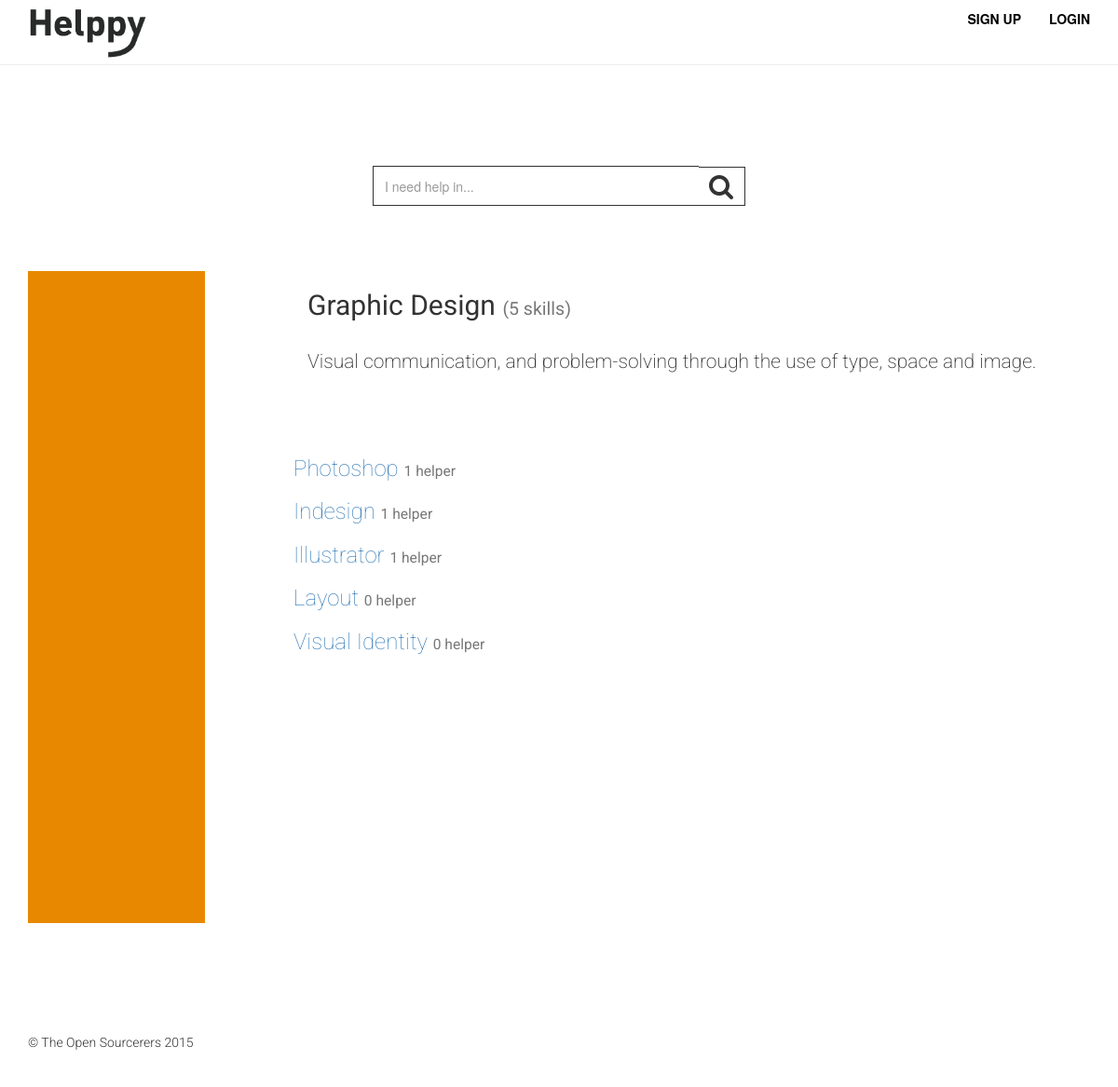
The page /category.php?categoryID=3 on the database as committed earlier.
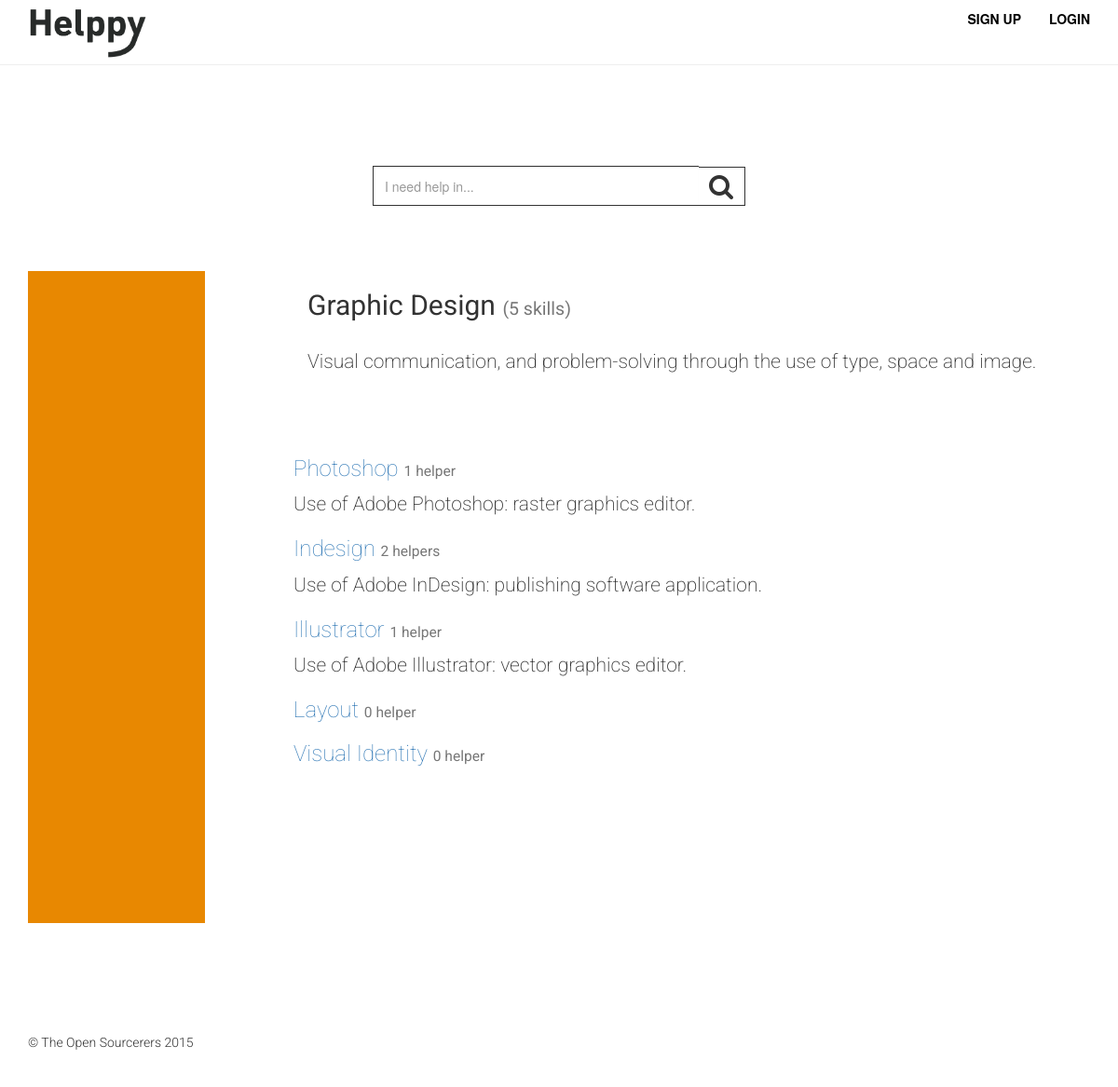
The same page on the database as committed later.
### tables this page shows
CREATE TABLE `skills` (
  `skillID` int(11) NOT NULL AUTO_INCREMENT,
  `machine_name` varchar(45) DEFAULT NULL,
  `name` varchar(45) DEFAULT NULL,
  `description` varchar(200) DEFAULT NULL,
  `disabled` tinyint(1) DEFAULT NULL,
  PRIMARY KEY (`skillID`)
);

### category.php (the view, shortened to what this page needs)
<?php
require 'php/db.php';
$categoryID = $_GET['categoryID'] ? $_GET['categoryID'] : $_POST['categoryID'];
$category = [];
$query = <<<EOF
SELECT
    count(skills.skillID) AS `skillIs_count`,
    categories.categoryID AS `categoryID`,
    categories.name AS `category_name`,
    categories.color AS `category_color`,
    categories.description AS `category_description`
FROM
    skills
        INNER JOIN
    skill_categories USING (skillID)
        INNER JOIN
    categories USING (categoryID)
WHERE
    categories.categoryID = $categoryID
GROUP BY categories.categoryID;
EOF;
if ($result = $db->query($query)) {
	if ($row = $result->fetch_assoc()) {
		$row['machine_name'] = strtolower(preg_replace('/[^A-Za-z0-9-]+/', '-', $row['category_name']));
		$category = $row;
	}
} else {
	echo 'Unable to connect to the database';
}
$skills = [];
$query = <<<EOF
SELECT
    skills.skillID AS `skillID`,
    categories.categoryID AS `categoryID`,
    skills.name AS `skill_name`,
    skills.description AS `skill_description`,
    COUNT(userID) AS `count_users`
FROM
    skills
        INNER JOIN
    skill_categories USING (skillID)
        INNER JOIN
    categories USING (categoryID)
        LEFT JOIN
    user_skills USING (skillID)
WHERE
    categories.categoryID = $categoryID
GROUP BY skills.skillID;
EOF;
if ($result = $db->query($query)) {
	while ($row = $result->fetch_assoc()) {
		$row['machine_name'] = strtolower(preg_replace('/[^A-Za-z0-9-]+/', '-', $row['skill_name']));
		array_push($skills, $row);
	}
} else {
	echo 'Unable to connect to the database';
}
?>
		<div id="category" class="jumbotron">
			<div class="container">
				 <div class="search-container">
					<div class="space70">
						<div class="search-box">
							<div class="input-group search-container">
								<input type="text" class="form-control" placeholder="I need help in...">
								<span class="input-group-btn">
									<button class="btn btn-default" type="button"><i class="fa fa-search fa-2x"></i></button>
								</span>
							</div>
						</div>
					</div>
				</div>
				<div class="row">
					<div class="container">
						<div class=" col-xs-12 col-md-2 skill <?php echo $category['category_color'];?>">
						</div>
						<div class="col-xs-12 col-md-1">
						</div>
						<div class="col-xs-12 col-md-9">
							<h2><?php echo $category['category_name'];?>
								<small>(<?php echo $category['skillIs_count'];?> skill<?php if ($category['skillIs_count'] > 1) echo "s";?>)</small><br>
								<br>
								<p><?php echo $category['category_description'];?></p>
							</h2>
							<div class="row">
								<?php foreach ($skills as $key => $skill) { ?>
									<h3><a href="/skill/<?php echo $skill['skillID']; ?>" ><?php echo $skill['skill_name'];?></a>
										<small><?php echo $skill['count_users'];?> helper<?php if ($skill['count_users'] > 1) echo s;?></small>
									</h3>
									<p><?php echo $skill['skill_description'];?></p>
								<? } ?>
							</div>
						</div>
					</div>
				</div>
			</div>
		</div>

Rows that differ between the two databases and show on the page:
changed skills "Photoshop": description (not shown) → "Use of Adobe Photoshop: raster graphics editor."
changed skills "Indesign": count_users "1" → "2"; description (not shown) → "Use of Adobe InDesign: publishing software application."
changed skills "Illustrator": description (not shown) → "Use of Adobe Illustrator: vector graphics editor."
